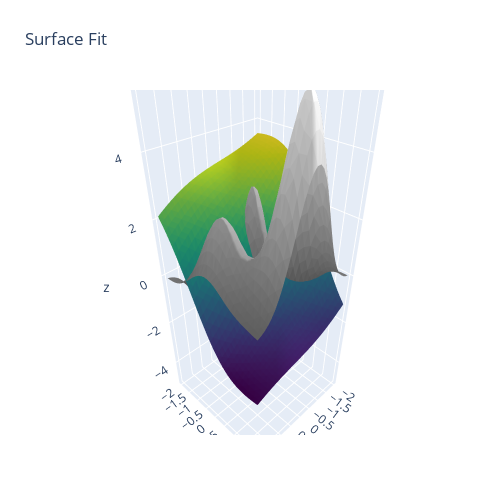

Notebook code for this chart:
### Code cell
Rebuilder = Rebuild()
Rebuilder.rebuildFullNet("model_8_8_19")

### Figure 1 — Plotly figure (JSON) as saved in the notebook; plotly's stock layout.template omitted (floating-point values rounded to 4 significant figures; data arrays with more than 128 entries replaced by an {"elided": "..."} marker saying what was removed)
{"data": [{"facecolor": {"elided": "1922 str values"}, "i": {"elided": "1922 int values"}, "j": {"elided": "1922 int values"}, "k": {"elided": "1922 int values"}, "name": "", "type": "mesh3d", "x": {"elided": "1024 float values"}, "y": {"elided": "1024 float values"}, "z": {"elided": "1024 float values"}}, {"facecolor": {"elided": "1922 str values"}, "i": {"elided": "1922 int values"}, "j": {"elided": "1922 int values"}, "k": {"elided": "1922 int values"}, "name": "", "type": "mesh3d", "x": {"elided": "1024 float values"}, "y": {"elided": "1024 float values"}, "z": {"elided": "1024 float values"}}], "layout": {"autosize": false, "height": 500, "margin": {"b": 65, "l": 65, "r": 50, "t": 90}, "title": {"text": "Surface Fit"}, "width": 500}}
